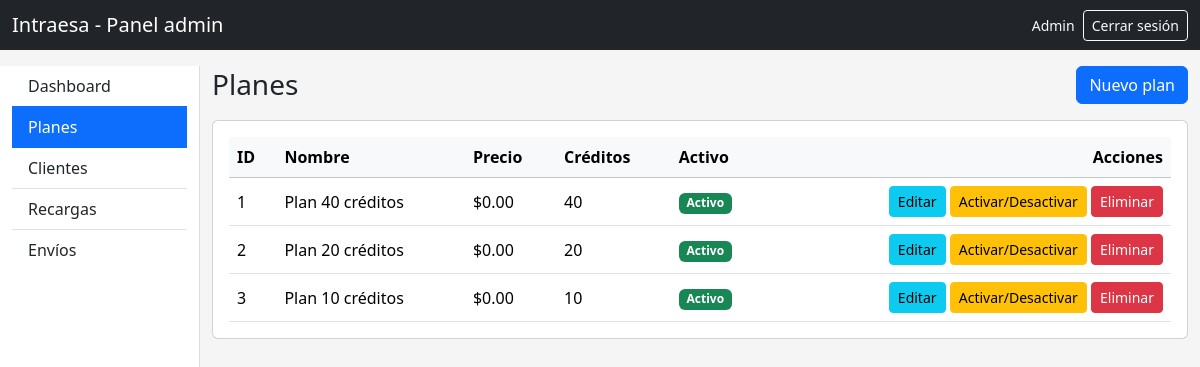
Screenshot of /admin/planes.php (signed in) with the database file from the repository.
### tables this page shows
CREATE TABLE IF NOT EXISTS `plans` (
  `id` INT UNSIGNED NOT NULL AUTO_INCREMENT,
  `code` VARCHAR(32) DEFAULT NULL,
  `name` VARCHAR(50) NOT NULL,
  `description` VARCHAR(255) NULL DEFAULT NULL,
  `price_usd` DECIMAL(10,2) NOT NULL DEFAULT 0.00,
  `credits` INT UNSIGNED NOT NULL,
  `is_active` TINYINT(1) NOT NULL DEFAULT 1,
  `sort_order` INT NOT NULL DEFAULT 0,
  `created_at` DATETIME NOT NULL DEFAULT CURRENT_TIMESTAMP,
  `updated_at` DATETIME NOT NULL DEFAULT CURRENT_TIMESTAMP
              ON UPDATE CURRENT_TIMESTAMP,
  PRIMARY KEY (`id`),
  UNIQUE KEY `uq_plans_code` (`code`),
  CONSTRAINT `chk_plans_price_nonneg`  CHECK (`price_usd` >= 0),
  CONSTRAINT `chk_plans_credits_nonneg` CHECK (`credits` >= 0)
);

### admin/planes.php (the view, shortened to what this page needs)
<?php
require_once __DIR__ . '/../config/db.php';
if (function_exists('db')) {
    $pdo = db();
} else {
    if (!isset($pdo)) {
        die('No hay conexión PDO. Revisa config/db.php');
    }
}
$stmt = $pdo->query("
    SELECT id, name, price_usd, credits, is_active
    FROM plans
    ORDER BY id
");
$plans = $stmt->fetchAll();
?>
<!doctype html>
<html lang="es">
<head>
    <link href="https://cdn.jsdelivr.net/npm/bootstrap@5.3.3/dist/css/bootstrap.min.css" rel="stylesheet">
</head>
<body>
<nav class="navbar navbar-dark bg-dark mb-3">
    <div class="container-fluid">
        <span class="navbar-brand mb-0 h1">Intraesa - Panel admin</span>
        <div class="d-flex align-items-center gap-2">
            <span class="text-light small">
                <?php
                $userName = $_SESSION['user']['name'] ?? ($_SESSION['userName'] ?? 'Admin');
                echo htmlspecialchars($userName);
                ?>
            </span>
            <a href="../logout.php" class="btn btn-outline-light btn-sm">Cerrar sesión</a>
        </div>
    </div>
</nav>
<div class="container-fluid">
    <div class="row">
<aside class="col-12 col-md-3 col-lg-2 sidebar mb-3">
    <div class="list-group list-group-flush">
        <a href="dashboard.php" class="list-group-item list-group-item-action<?= basename($_SERVER['PHP_SELF']) === 'dashboard.php' ? ' active' : '' ?>">
            Dashboard
        </a>
        <a href="planes.php" class="list-group-item list-group-item-action<?= basename($_SERVER['PHP_SELF']) === 'planes.php' ? ' active' : '' ?>">
            Planes
        </a>
        <a href="clientes.php" class="list-group-item list-group-item-action<?= basename($_SERVER['PHP_SELF']) === 'clientes.php' ? ' active' : '' ?>">
            Clientes
        </a>
        <a href="recargas.php" class="list-group-item list-group-item-action<?= basename($_SERVER['PHP_SELF']) === 'recargas.php' ? ' active' : '' ?>">
            Recargas
        </a>
        <a href="envios.php" class="list-group-item list-group-item-action<?= basename($_SERVER['PHP_SELF']) === 'envios.php' ? ' active' : '' ?>">
            Envíos
        </a>
    </div>
</aside>
        <main class="col-12 col-md-9 col-lg-10 mb-5">
            <div class="d-flex justify-content-between align-items-center mb-3">
                <h1 class="h3 mb-0">Planes</h1>
                <button class="btn btn-primary" data-bs-toggle="modal" data-bs-target="#modalCreate">
                    Nuevo plan
                </button>
            </div>
            <div class="card">
                <div class="card-body table-responsive">
                    <table class="table table-hover align-middle mb-0">
                        <thead class="table-light">
                        <tr>
                            <th>ID</th>
                            <th>Nombre</th>
                            <th>Precio</th>
                            <th>Créditos</th>
                            <th>Activo</th>
                            <th class="text-end">Acciones</th>
                        </tr>
                        </thead>
                        <tbody>
                        <?php if (empty($plans)): ?>
                            <tr><td colspan="6" class="text-center text-muted">No hay planes registrados.</td></tr>
                        <?php else: ?>
                            <?php foreach ($plans as $p): ?>
                                <tr>
                                    <td><?= $p['id'] ?></td>
                                    <td><?= htmlspecialchars($p['name']) ?></td>
                                    <td>$<?= number_format((float)$p['price_usd'], 2) ?></td>
                                    <td><?= (int)$p['credits'] ?></td>
                                    <td>
                                        <?php if ($p['is_active']): ?>
                                            <span class="badge bg-success">Activo</span>
                                        <?php else: ?>
                                            <span class="badge bg-secondary">Inactivo</span>
                                        <?php endif; ?>
                                    </td>
                                    <td class="text-end">
                                        <button
                                            class="btn btn-sm btn-info btn-edit"
                                            data-id="<?= $p['id'] ?>"
                                            data-name="<?= htmlspecialchars($p['name'], ENT_QUOTES) ?>"
                                            data-price="<?= $p['price_usd'] ?>"
                                            data-credits="<?= $p['credits'] ?>"
                                            data-active="<?= $p['is_active'] ?>"
                                            data-bs-toggle="modal"
                                            data-bs-target="#modalEdit"
                                        >
                                            Editar
                                        </button>
                                        <form method="post" class="d-inline">
                                            <button type="submit" class="btn btn-sm btn-warning">
                                                Activar/Desactivar
                                            </button>
                                        </form>
                                        <form method="post" class="d-inline"
                                              onsubmit="return confirm('¿Seguro que deseas eliminar este plan?');">
                                            <button type="submit" class="btn btn-sm btn-danger">
                                                Eliminar
                                            </button>
                                        </form>
                                    </td>
                                </tr>
                            <?php endforeach; ?>
                        <?php endif; ?>
                        </tbody>
                    </table>
                </div>
            </div>
        </main>
    </div>
</div>
</body>
</html>

### admin/planes.php (style rules this page uses)
body { background-color: #f5f5f5; }
.sidebar { min-height: 100vh; border-right: 1px solid #ddd; background: #fff; }
.sidebar .list-group-item.active { background:#0d6efd; border-color:#0d6efd; }

### rows the page displays
plans: id "1", name "Plan 40 créditos", price_usd "0.00", credits "40", is_active "Activo"
plans: id "2", name "Plan 20 créditos", price_usd "0.00", credits "20", is_active "Activo"
plans: id "3", name "Plan 10 créditos", price_usd "0.00", credits "10", is_active "Activo"

### other values shown
$userName "Admin"
